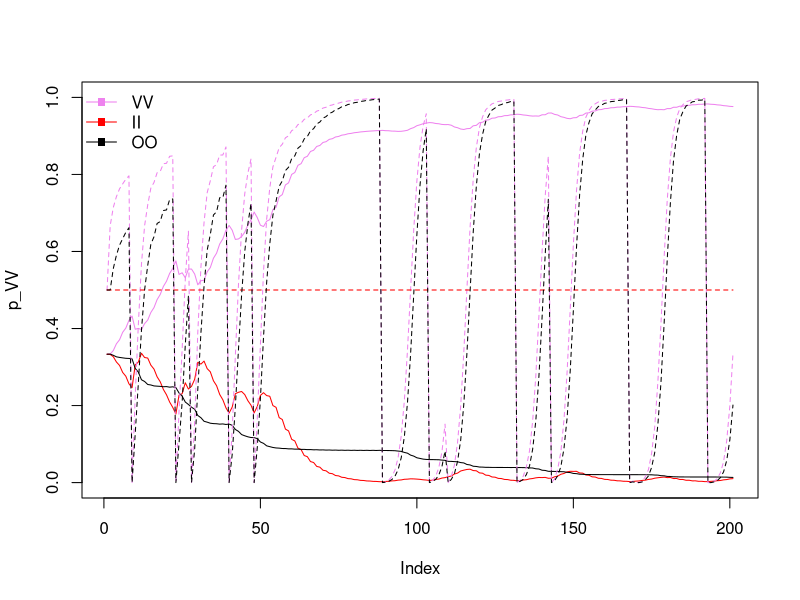
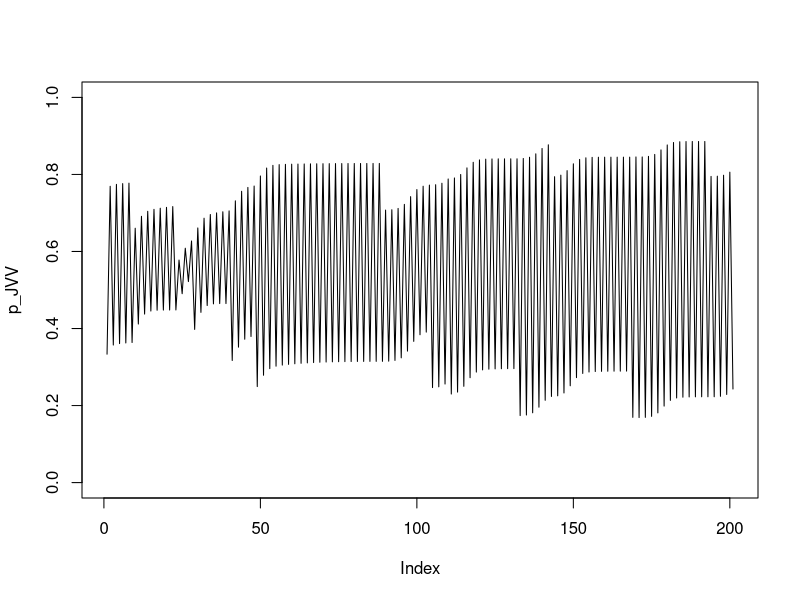
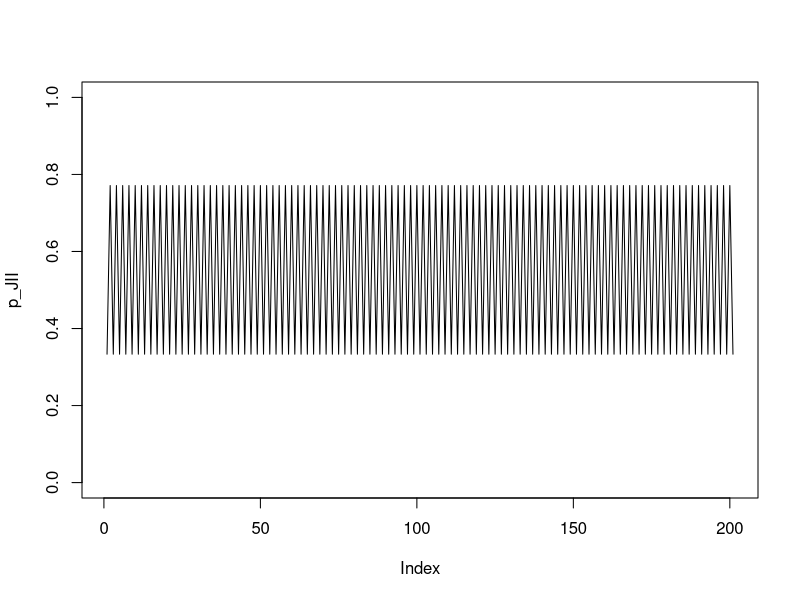
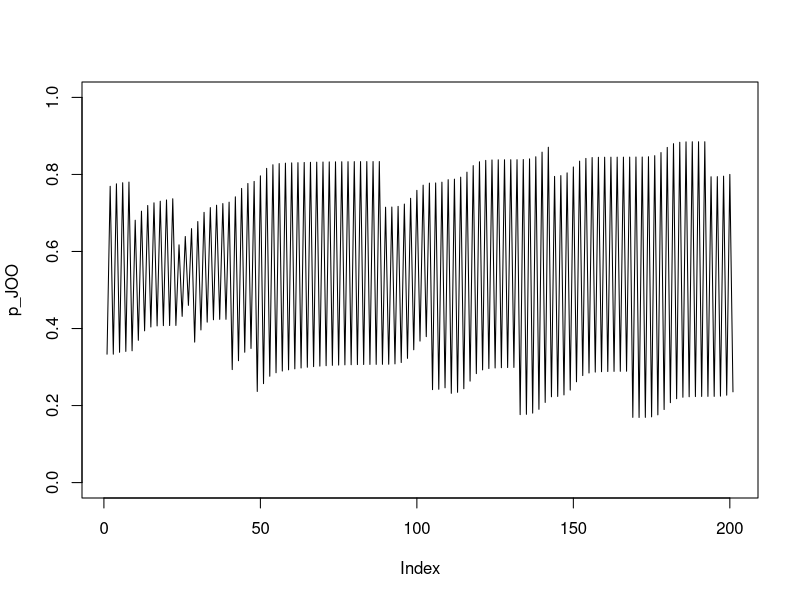

Write R code to recreate these figures, in order.
###initial pop conditions
timesteps <- 200 #length of simulation

##parameters
bn <- 1    ##avg broodsize of adult with non-adaptive behavior
ba <- 2*bn ##avg broodsize of adult with adaptive behavior. ba > bn
p_as <- 0.2  #prob an adapted adult produces stressed offspring
p_ns <- 0.8  #prob an nonadapted adult produces stressed offspring
s <- 0.5	#prob individual learner succesfully acquires adaptive behavior
U <- 0.1  #prob environment changes states
mu_s <- 0.1	#mortality rate of social learners
mu_i <- 0.11 #mortality rate of individual learners
mu_n <- 1 # excess mortality factor of non-adapted individuals (to be added at some point with overlapping generations)

#create bins to store recursion values for each type

n_VVJH <- rep(0,timesteps + 1)
n_VVJS <- rep(0,timesteps + 1)
n_IIJH <- rep(0,timesteps + 1)
n_IIJS <- rep(0,timesteps + 1)
n_OOJH <- rep(0,timesteps + 1)
n_OOJS <- rep(0,timesteps + 1)


n_VVAa <- rep(0,timesteps + 1)
n_VVAn <- rep(0,timesteps + 1)
n_IIAa <- rep(0,timesteps + 1)
n_IIAn <- rep(0,timesteps + 1)
n_OOAa <- rep(0,timesteps + 1)
n_OOAn <- rep(0,timesteps + 1)


n_Aa <- rep(0,timesteps + 1)
n_An <- rep(0,timesteps + 1)
N <- rep(0,timesteps + 1)
u <- rep(0,timesteps + 1)
fa <- rep(0,timesteps + 1)
fn <- rep(0,timesteps + 1)

N0 <- 180
n_VVAa[1] <- 20
n_VVAn[1] <- 20
n_IIAa[1] <- 20
n_IIAn[1] <- 20
n_OOAa[1] <- 20
n_OOAn[1] <- 20
n_An[1] <- n_VVAn[1] + n_IIAn[1] + n_OOAn[1]
n_Aa[1] <- n_VVAa[1] + n_IIAa[1] + n_OOAa[1]

n_VVJH[1] <- 10
n_VVJS[1] <- 10
n_IIJH[1] <- 10
n_IIJS[1] <- 10
n_OOJH[1] <- 10
n_OOJS[1] <- 10

u[1] <- 0
N[1] <- n_VVAa[1] + n_VVAn[1] + n_IIAa[1] + n_IIAn[1] + n_OOAa[1] + n_OOAn[1] + n_VVJH[1] + n_VVJS[1] + n_IIJH[1] + n_IIJS[1] + n_OOJH[1] + n_OOJS[1]
fa[1]<- (n_Aa[1]*ba)/(n_Aa[1]*ba + n_An[1]*bn)
fn[1]<- (n_An[1]*bn)/(n_Aa[1]*ba + n_An[1]*bn)

#recursions
for (t in 1:timesteps)
{
    # juvenile recruitment
    n_VVJH[t+1] <- (n_VVAa[t])*ba*(1-p_as) + (n_VVAn[t])*bn*(1-p_ns)
    n_VVJS[t+1] <- (n_VVAa[t])*ba*p_as + (n_VVAn[t])*bn*p_ns
    n_IIJH[t+1] <- (n_IIAa[t])*ba*(1-p_as) + (n_IIAn[t])*bn*(1-p_ns)
    n_IIJS[t+1] <- (n_IIAa[t])*ba*p_as + (n_IIAn[t])*bn*p_ns
    n_OOJH[t+1] <- (n_OOAa[t])*ba*(1-p_as) + (n_OOAn[t])*bn*(1-p_ns)
    n_OOJS[t+1] <- (n_OOAa[t])*ba*p_as + (n_OOAn[t])*bn*p_ns
    
    #adult recruitment
    n_VVAa[t+1] <- (n_VVJS[t] + n_VVJH[t])*(1-u[t])*fa[t]*(1-mu_s)
    n_VVAn[t+1] <- (n_VVJS[t] + n_VVJH[t])*((1-u[t])*fn[t] + u[t])*(1-mu_s)
    n_IIAa[t+1] <- (n_IIJS[t] + n_IIJH[t])*s*(1-mu_i)
    n_IIAn[t+1] <- (n_IIJS[t] + n_IIJH[t])*(1-s)*(1-mu_i)
    n_OOAa[t+1] <- (n_OOJS[t] + n_OOJH[t])*(n_Aa[t]/(n_Aa[t] + n_An[t]))*(1-u[t])*(1-mu_s)
    n_OOAn[t+1] <- (n_OOJS[t] + n_OOJH[t])*((1-u[t])*(n_An[t]/(n_Aa[t] + n_An[t])) + u[t])*(1-mu_s)
    

    n_Aa[t+1] <- n_VVAa[t+1] + n_IIAa[t+1] + n_OOAa[t+1]
    n_An[t+1] <- n_VVAn[t+1] + n_IIAn[t+1] + n_OOAn[t+1]
    N[t+1] <- n_VVAa[t+1] + n_VVAn[t+1] + n_IIAa[t+1] + n_IIAn[t+1] + n_OOAa[t+1] + n_OOAn[t+1] + n_VVJH[t+1] + n_VVJS[t+1] + n_IIJH[t+1] + n_IIJS[t+1] + n_OOJH[t+1] + n_OOJS[t+1]
    u[t+1] <- rbinom(n=1,prob=U,size=1) #sample environment changing
    fa[t+1]<- (n_Aa[t+1]*ba)/(n_Aa[t+1]*ba + n_An[t+1]*bn)
    fn[t+1]<- (n_An[t+1]*bn)/(n_Aa[t+1]*ba + n_An[t+1]*bn)
}

# compute proportions of each strategy for summary plot
p_VV <- ( n_VVJH + n_VVJS + n_VVAa + n_VVAn ) / N
p_II <- ( n_IIJH + n_IIJS + n_IIAa + n_IIAn ) / N
p_OO <- ( n_OOJH + n_OOJS + n_OOAa + n_OOAn ) / N

q_VV <-  n_VVAa / ( n_VVAa + n_VVAn )
q_II <-  n_IIAa / ( n_IIAa + n_IIAn )
q_OO <-  n_OOAa / ( n_OOAa + n_OOAn )



plot( p_VV , ylim=c(0,1) , type="l" , col="violet")
lines( 1:length(p_II) , p_II , col="red" )
lines( 1:length(p_OO) , p_OO , col="black")

lines( 1:length(q_VV) , q_VV , lty=2 , col="violet")
lines( 1:length(q_II) , q_II , lty=2 , col="red" )
lines( 1:length(q_OO) , q_OO , lty=2 , col="black")

legend("topleft" , c("VV", "II", "OO") , lty=1 , lwd=c(1,1,1) , col=c("violet", "red", "black" ) , pch=c(15,15,15) ,bty='n')


# age structure
p_JVV <- ( n_VVJS + n_VVJH ) / ( n_VVJH + n_VVJS + n_VVAa + n_VVAn )
p_AVV <- ( n_VVAa + n_VVAn ) / ( n_VVJH + n_VVJS + n_VVAa + n_VVAn )
plot( p_JVV , ylim=c(0,1) , type="l" )

p_JII <- ( n_IIJS + n_IIJH ) / ( n_IIJH + n_IIJS + n_IIAa + n_IIAn )
p_AII <- ( n_IIAa + n_IIAn ) / ( n_IIJH + n_IIJS + n_IIAa + n_IIAn )
plot( p_JII , ylim=c(0,1) , type="l" )

p_JOO <- ( n_OOJS + n_OOJH ) / ( n_OOJH + n_OOJS + n_OOAa + n_OOAn )
p_AOO <- ( n_OOAa + n_OOAn ) / ( n_OOJH + n_OOJS + n_OOAa + n_OOAn )
plot( p_JOO , ylim=c(0,1) , type="l" )


